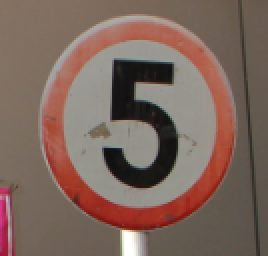
#> input picture FinalReport/images/000_0001.png, 134 x 128 px (shown 2 times larger); its folder holds only this picture in this run
$ jupyter execute --allow-errors v1_SRY.ipynb
#> lines starting #> are read from the running program, lines starting #| are printed output that depends on the picture; after the words box and inside, x2 and y2 are one past the last pixel; in counts of white or black regions, pixels touching at a corner belong together
# Mini Project T2 - Team 1 - Image Acquisition for Project A

## Setup

[cell 1]
import sys
# Python 3.7 is required
assert sys.version_info >= (3, 7)

import cv2 as cv
import numpy as np

# Make sure that OpenCV optimization is enabled
if not cv.useOptimized():
    cv.setUseOptimized(True)

cv.useOptimized()

## Load and Display Random Images

[cell 2]
import matplotlib.pyplot as plt
import os
import numpy
import cv2 as cv
import numpy as np

# "images/" is the local file path where all the 4170 images located at
files = np.random.choice(os.listdir("images/"), size=20, replace=True)
img_dir = "images/"

plt.figure(figsize=(10, 8))
for i, img_file in enumerate(files):
    img = cv.imread(img_dir + img_file)
#> img is the input picture: shape (128, 134, 3); mean B, G, R 92.6, 102.5, 125.1

    img_rgb = cv.cvtColor(img, cv.COLOR_BGR2RGB)
    plt.subplot(5, 4, i+1)
    plt.imshow(img_rgb)

plt.show()

[cell 3]
def preprocess_image(img, width, height, blur_ksize=(5, 5)):
    # Resize the image
    resized_img = cv.resize(img, (width, height))

    # Denoise the image using Gaussian blur
    denoised_img = cv.GaussianBlur(resized_img, blur_ksize, 0)

    # Convert to grayscale
    gray_img = cv.cvtColor(denoised_img, cv.COLOR_BGR2GRAY)

    # Convert grayscale to BGR to apply contrast enhancement
    gray_img_bgr = cv.cvtColor(gray_img, cv.COLOR_GRAY2BGR)

    # Contrast enhancement
    img_lab = cv.cvtColor(gray_img_bgr, cv.COLOR_BGR2Lab)
    L, a, b = cv.split(img_lab)
    L = cv.equalizeHist(L)
    img_lab_merge = cv.merge((L, a, b))
    enhanced_img = cv.cvtColor(img_lab_merge, cv.COLOR_Lab2BGR)

    return enhanced_img

[cell 4]
lower_bounds = [
    (0, 40, 50),   # lower bound for red range 1
    (165, 40, 50), # lower bound for red range 2
    (90, 40, 50),  # lower bound for blue
    (20, 40, 50),  # lower bound for yellow
    (0, 0, 0)      # lower bound for black
]

upper_bounds = [
    (10, 255, 210), # upper bound for red range 1
    (179, 255, 210),# upper bound for red range 2
    (120, 255, 210),# upper bound for blue
    (35, 255, 210), # upper bound for yellow
    (179, 255, 5)   # upper bound for black
]

# Color-based segmentation function
def color_seg(img, kernel_size=None):
    """
    Perform color-based segmentation to detect specific colors in an image.

    Args:
    img: Input image in BGR format.
    lower_bounds: List of lower bounds for the HSV color ranges.
    upper_bounds: List of upper bounds for the HSV color ranges.
    kernel_size: Size of the kernel for morphological operations (default is (3, 3)).

    Returns:
    mask_combined: Combined binary mask of the segmented areas.
    """
    # Convert the image from BGR to HSV color space
    hsv_img = cv.cvtColor(img, cv.COLOR_BGR2HSV)

    # Initialize the combined mask
    mask_combined = np.zeros(hsv_img.shape[:2], dtype=np.uint8)

    # Iterate through each color range and create a mask
    for lower, upper in zip(lower_bounds, upper_bounds):
        mask = cv.inRange(hsv_img, lower, upper)
        mask_combined |= mask  # Combine masks using bitwise OR

    # Define the kernel for morphological operations
    if kernel_size is not None:
        kernel = np.ones(kernel_size, np.uint8)
    else:
        kernel = np.ones((3, 3), np.uint8)

    # Apply morphological operations to remove noise and fill gaps
    mask_combined = cv.morphologyEx(mask_combined, cv.MORPH_OPEN, kernel)
    mask_combined = cv.morphologyEx(mask_combined, cv.MORPH_CLOSE, kernel)

    return mask_combined

[cell 5]
# rectangle detection (using Douglas-Peuker algorithm)
def rect_detect(cnts, coef=0.1):
    """
    Args:
    cnts: contours
    coef:
    Return:
    largest_contour:
    """
    contour_list = []
    for cnt in cnts:
        perimeter = cv.arcLength(cnt, True)
        approx = cv.approxPolyDP(cnt, coef*perimeter, True)
        if len(approx) == 4:
            contour_list.append(cnt)

    if not contour_list:
        return None
    else:
        largest_contour = max(contour_list, key=cv.contourArea)
        return largest_contour

# circle detection
hough_circle_parameters = {
    "dp": 1,
    "minDist": 150,
    "param1": 200,
    "param2": 15,
    "minRadius": 10,
    "maxRadius": 100
}
def circle_detect(img, hough_dict):
    """Args:
    img: Grayscale Image after resizing
    cnt: contour
    hough_dict: hough_circle_transform parameters"""
    mask = np.zeros_like(img)
    circles = cv.HoughCircles(img,
                              cv.HOUGH_GRADIENT,
                              hough_dict["dp"],
                              hough_dict["minDist"],
                              param1=hough_dict["param1"],
                              param2=hough_dict["param2"],
                              minRadius=hough_dict["minRadius"],
                              maxRadius=hough_dict["maxRadius"])
    if circles is None:
        return circles
    else:
        # perform LCA
        list_circles = circles[0]
        largest_circle = max(list_circles, key=lambda x: x[2])
        center_x, center_y, radius = largest_circle
        cv.circle(mask, (int(center_x), int(center_y)), int(radius), 255)
        cnts, _ = cv.findContours(mask, cv.RETR_EXTERNAL, cv.CHAIN_APPROX_SIMPLE)
        cnt = cnts[0]
        if len(cnts[0])>0:
            return max(cnt, key=cv.contourArea)
        else:
            return cnt[-1]

[cell 6]
# combine the results of 2 shape detectors
def combine_rect_circle(rect_cnt, circle_cnt, cnt):
    if circle_cnt is not None and rect_cnt is not None:
        # compare the area
        if cv.contourArea(circle_cnt) >= cv.contourArea(rect_cnt):
            output = circle_cnt
        else:
            output = rect_cnt

    elif circle_cnt is not None and rect_cnt is None:
        output = circle_cnt

    elif circle_cnt is None and rect_cnt is not None:
        output = rect_cnt

    else:
        if len(cnt)==0:
            return np.array([])
        else:
            output = max(cnt, key=cv.contourArea)

    return output

[cell 7]
def combine_edge_color(edges_output, color_output, verbose=False):
    """
    Integrate the results of edge detection and color-based segmentation,
    followed by shape detection to determine the most significant contours.

    Args:
    edges_output: Output from edge detection, should be a list of contours.
    color_output: Output from color-based segmentation, should be a list of contours.
    verbose: Boolean flag for verbosity in output (default is False).

    Returns:
    np.ndarray: The most significant contours from the combined results.
    """
    # Ensure inputs are valid contour lists
    if not isinstance(edges_output, list):
        edges_output = list(edges_output)

    if not isinstance(color_output, list):
        color_output = list(color_output)

    if verbose:
        print(f"Contours from edge detection: {len(edges_output)}")
        print(f"Contours from color segmentation: {len(color_output)}")

    # Handle cases where both outputs are empty
    if not edges_output and not color_output:
        return np.array([])
    print(edges_output)
    print(color_output)
    # Sort contours by area in descending order
    edges_output = sorted(edges_output, key=cv.contourArea, reverse=True)
    color_output = sorted(color_output, key=cv.contourArea, reverse=True)

    # Handle cases where only one output is available
    if not edges_output:
        return np.array(color_output)

    if not color_output:
        return np.array(edges_output)

    # Combine masks logically if needed (optional)
    # combined_mask = cv.bitwise_or(edges_mask, color_mask)

    # Compare contours based on area and return the more significant one
    if cv.contourArea(edges_output[0]) > cv.contourArea(color_output[0]):
        return np.array(edges_output)
    else:
        return np.array(color_output)

[cell 8]
# [16 lines left out: function visualize_results, not called in this run]

#> (a cell that did not finish here is left out)

#> in preprocess_image, `resized_img = cv.resize(img, (width, height))`:
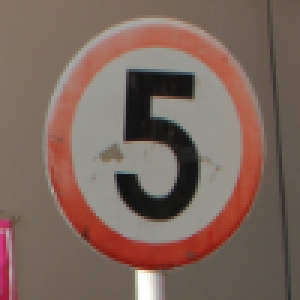
#> resized_img: shape (100, 100, 3) (shown 3 times larger); mean B, G, R 92.5, 102.4, 125
#> in preprocess_image, `denoised_img = cv.GaussianBlur(resized_img, blur_ksize, 0)`:
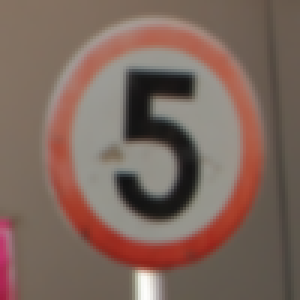
#> denoised_img: shape (100, 100, 3) (shown 3 times larger); mean B, G, R 92.5, 102.4, 125
#> in preprocess_image, `gray_img = cv.cvtColor(denoised_img, cv.COLOR_BGR2GRAY)`:
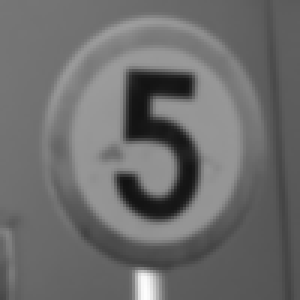
#> gray_img: shape (100, 100) (shown 3 times larger); min 18, max 253, mean 108
#> in preprocess_image, `img_lab = cv.cvtColor(gray_img_bgr, cv.COLOR_BGR2Lab)`: img_lab: shape (100, 100, 3); mean of channels 0, 1, 2 115.6, 128, 128
#> in preprocess_image, `L, a, b = cv.split(img_lab)`: a: shape (100, 100); every value is 128
#> in preprocess_image, `L = cv.equalizeHist(L)`:
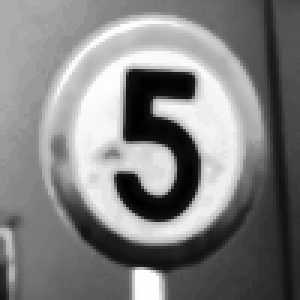
#> L: shape (100, 100) (shown 3 times larger); min 0, max 255, mean 129.4
#> in preprocess_image, `img_lab_merge = cv.merge((L, a, b))`: img_lab_merge: shape (100, 100, 3); mean of channels 0, 1, 2 129.4, 128, 128

    # Perform color segmentation
    color_mask = color_seg(preprocessed_img, kernel_size=(5, 5))
#> in color_seg, `hsv_img = cv.cvtColor(img, cv.COLOR_BGR2HSV)`: hsv_img: shape (100, 100, 3); mean H, S, V 4.7, 0.5, 124.7
#> after the loop in color_seg, `for lower, upper in zip(lower_bounds, upper_bounds):`:
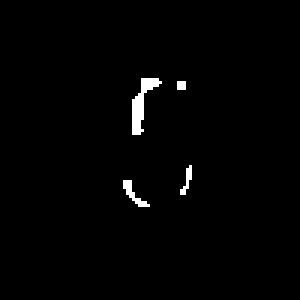
#> mask_combined: shape (100, 100) (shown 3 times larger); 1.3% white; 4 white regions (2 under 20 px), largest, box (x1, y1, x2, y2) and area: (44, 26, 54, 45) 74, (41, 60, 50, 69) 27
#> `edges = cv.Canny(gray, 100, 200)`:
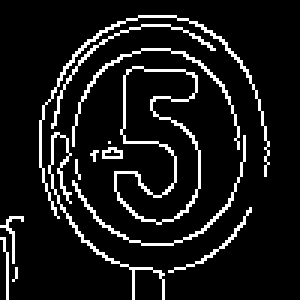
#> edges: shape (100, 100) (shown 3 times larger); 9.6% white in thin lines or dots, all inside (x1, y1, x2, y2) = (0, 5, 90, 100)
#> `contours, _ = cv.findContours(edges, cv.RETR_TREE, cv.CHAIN_APPROX_SIM..`: contours = 16 contours, 10 with area under 20; largest, box (x1, y1, x2, y2) and area: (38, 22, 67, 75) 852, (38, 22, 67, 75) 817, (13, 5, 90, 73) 34, (24, 45, 82, 82) 27, (24, 16, 80, 50) 25, (16, 44, 55, 100) 23

    # Convert to grayscale and perform edge detection
    gray = cv.cvtColor(preprocessed_img, cv.COLOR_BGR2GRAY)
    edges = cv.Canny(gray, 100, 200)
    contours, _ = cv.findContours(edges, cv.RETR_TREE, cv.CHAIN_APPROX_SIMPLE)

    # Detect rectangles and circles
    rect_contour = rect_detect(contours)
#> the loop in rect_detect, `for cnt in cnts:` made 16 passes
#> (perimeter, approx) on passes 2 to 13: (42.24, [[0, 79], [2, 99]]), (44.14, [[7, 72], [0, 75], [4, 87], [2, 74]]), (75.5, [[83, 69], [56, 90]]), (12.83, [[25, 53], [26, 59]]), (8.24, [[32, 50], [30, 51], [31, 53]]), (16.83, [[34, 50], [34, 52], [40, 52], [38, 49]]), (14.49, [[34, 51], [37, 49], [40, 51]]), (0, [[36, 47]]), (187, [[81, 45], [57, 81], [24, 61], [57, 81]]), (240.3, [[18, 44], [54, 99]]), (211.2, [[44, 22], [53, 74]]), (208.9, [[44, 22], [53, 74]])
#> (cnt, perimeter, approx) on pass 1: ([[5, 89], [5, 92], [4, 93], [5, 92]], 8.83, [[5, 89], [4, 93]])
#> after the loop in rect_detect, `for cnt in cnts:`: contour_list = 6 contours, 3 with area under 20; largest, box (x1, y1, x2, y2) and area: (13, 5, 90, 73) 34, (24, 45, 82, 82) 27, (24, 16, 80, 50) 25
#> in rect_detect, `largest_contour = max(contour_list, key=cv.contourArea)`: largest_contour = contour of 154 points, box (x1, y1, x2, y2) (13, 5, 90, 73), area 34
#> `rect_contour = rect_detect(contours)`: rect_contour has the same summary as largest_contour in rect_detect
    circle_contour = circle_detect(gray, hough_circle_parameters)
#> in circle_detect, `circles = cv.HoughCircles(img, cv.HOUGH_GRADIENT, hough_dict["dp"], ho..`: circles = [[53.5, 48.5, 40.7]]
#> in circle_detect, `largest_circle = max(list_circles, key=lambda x: x[2])`: largest_circle = [53.5, 48.5, 40.7]
#> in circle_detect, `center_x, center_y, radius = largest_circle`: center_x = 53.5; center_y = 48.5; radius = 40.7
#> in circle_detect, `cv.circle(mask, (int(center_x), int(center_y)), int(radius), 255)`:
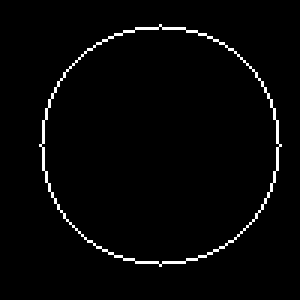
#> mask: shape (100, 100) (shown 3 times larger); 2.2% white in thin lines or dots, all inside (x1, y1, x2, y2) = (13, 8, 94, 89)
#> in circle_detect, `cnts, _ = cv.findContours(mask, cv.RETR_EXTERNAL, cv.CHAIN_APPROX_SIMP..`: cnts = 1 contour; box (x1, y1, x2, y2) and area: (13, 8, 94, 89) 4912
#> in circle_detect, `cnt = cnts[0]`: cnt = contour of 116 points, box (x1, y1, x2, y2) (13, 8, 94, 89), area 4912
#> `circle_contour = circle_detect(gray, hough_circle_parameters)`: circle_contour = [[53, 8]]

    # Combine rectangles and circles
    combined_contour = combine_rect_circle(rect_contour, circle_contour, contours)
#> in combine_rect_circle, `output = rect_cnt`: output has the same summary as largest_contour in rect_detect
#> `combined_contour = combine_rect_circle(rect_contour, circle_contour, c..`: combined_contour has the same summary as largest_contour in rect_detect

    # Combine edge and color results
    combined_final = combine_edge_color([combined_contour], [color_mask], verbose=True)
#| Contours from edge detection: 1
#| Contours from color segmentation: 1
#> (printed output is left out)
#> (printed output is left out)
#> in combine_edge_color, `edges_output = sorted(edges_output, key=cv.contourArea, reverse=True)`: edges_output = 1 contour; box (x1, y1, x2, y2) and area: (13, 5, 90, 73) 34
    print(combined_final)
    # Visualize the results
    visualize_results(preprocessed_img, combined_final, title)

#> (a cell that did not finish here is left out)

    color_mask = color_seg(img)
#> in color_seg (call 2), `mask_combined = cv.morphologyEx(mask_combined, cv.MORPH_OPEN, kernel)`:
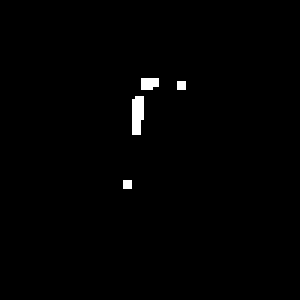
#> mask_combined: shape (100, 100) (shown 3 times larger); 0.86% white; 4 white regions (2 under 20 px), largest, box (x1, y1, x2, y2) and area: (44, 32, 48, 45) 46, (47, 26, 53, 30) 22
#> in color_seg (call 2), `mask_combined = cv.morphologyEx(mask_combined, cv.MORPH_CLOSE, kernel)`: mask_combined: shape (100, 100); 0.88% white; 3 white regions (2 under 20 px), largest, box (x1, y1, x2, y2) and area: (44, 26, 53, 45) 70

    gray = cv.cvtColor(img, cv.COLOR_BGR2GRAY)
    edges = cv.Canny(gray, 100, 200)
    contours, _ = cv.findContours(edges, cv.RETR_TREE, cv.CHAIN_APPROX_SIMPLE)

    rect_contour = rect_detect(contours)
#> the loop in rect_detect (call 2), `for cnt in cnts:` made 16 passes
    circle_contour = circle_detect(gray, hough_circle_parameters)

    combined_contour = combine_rect_circle(rect_contour, circle_contour, contours)
    combined_final = combine_edge_color(combined_contour, color_mask, verbose=True)
#| Contours from edge detection: 154
#| Contours from color segmentation: 100
#> (printed output is left out)
